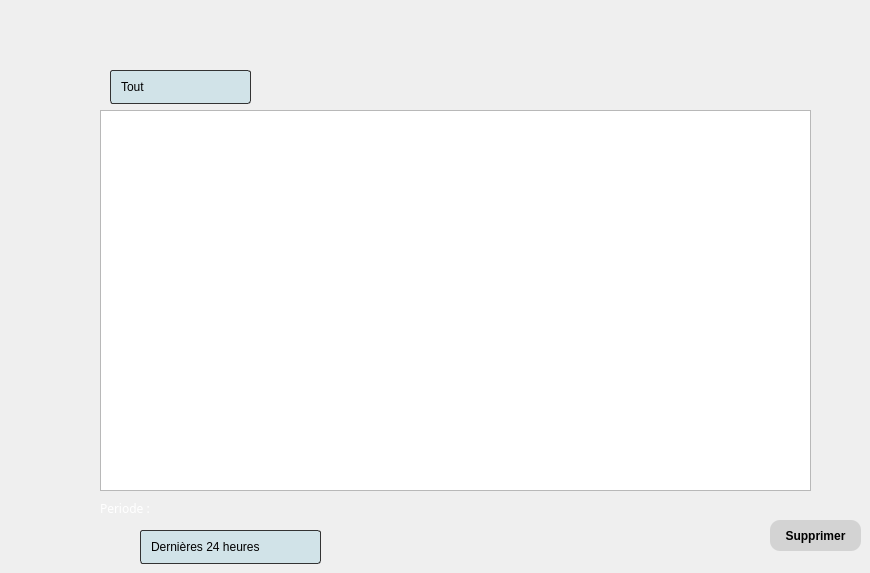
    <widget class="QWidget" name="tab_5">
     <attribute name="title">
      <string>Historique</string>
     </attribute>
     <widget class="QComboBox" name="comboBox">
      <property name="geometry">
       <rect>
        <x>110</x>
        <y>70</y>
        <width>141</width>
        <height>34</height>
       </rect>
      </property>
      <property name="styleSheet">
       <string notr="true">QComboBox { 
	border: 1px solid #333333;
	border-radius: 3px;
	background: qlineargradient(x1:0, y1:0, x2:0, y2:1, stop:0 #D1E3E8, stop:0.35 #D1E3E8, stop:0.52 #D1E3E8, stop:1 #D1E3E8);
	padding: 1px 23px 1px 3px;
	min-width: 6em;
	color: #000000;
	padding-left: 10px;

	font-family: &quot;Consolas&quot;;

	min-height: 30px; 
	min-width: 60px; 
}

QComboBox QAbstractItemView{
	background-color:#666699;
	color: #4f4f4f;
 
	selection-background-color: #4f4f4f;
	selection-color: #666699;
	font-family: &quot;Consolas&quot;;
	font-size: 16px;

	color: white;
}

QComboBox::drop-down {
	subcontrol-origin: padding;
	subcontrol-position: top right;
	width: 20px;
 
	border-top-right-radius: 3px;
	border-bottom-right-radius: 3px;
}

QComboBox::down-arrow {
     image: url(:/dropdown.png);
    width: 16px;
    height: 16px;
}
QComboBox QAbstractItemView::item {
	min-height: 70px;
	min-width: 60px;
}</string>
      </property>
      <item>
       <property name="text">
        <string>Tout</string>
       </property>
      </item>
      <item>
       <property name="text">
        <string>Historique d'ajout</string>
       </property>
      </item>
      <item>
       <property name="text">
        <string>Historique de suppression</string>
       </property>
      </item>
     </widget>
     <widget class="QPushButton" name="pushButton_2">
      <property name="geometry">
       <rect>
        <x>770</x>
        <y>520</y>
        <width>91</width>
        <height>31</height>
       </rect>
      </property>
      <property name="styleSheet">
       <string notr="true">QPushButton{
    background-color: lightgrey;
    color: rgb(0, 0, 0);
    border: rgba(0, 0, 0, .175)solid 3px;
    width: 70%;
    border-radius: 10px;
    box-shadow: 10px inset whitesmoke;
    padding:inherit; 
    font-size: 12px;
    font-family: Arial, Helvetica, sans-serif;
    font-weight:bold;
    text-align: center ;
    line-height: 5ex;  
  
}
QPushButton::hover{background-color:pink;}
QPushButton::pressed{background-color:lime;}
</string>
      </property>
      <property name="text">
       <string>Supprimer</string>
      </property>
     </widget>
     <widget class="QListView" name="listView">
      <property name="geometry">
       <rect>
        <x>100</x>
        <y>110</y>
        <width>711</width>
        <height>381</height>
       </rect>
      </property>
     </widget>
     <widget class="QLabel" name="label_9">
      <property name="geometry">
       <rect>
        <x>100</x>
        <y>500</y>
        <width>101</width>
        <height>16</height>
       </rect>
      </property>
      <property name="font">
       <font>
        <family>Arial Black</family>
        <pointsize>9</pointsize>
        <weight>10</weight>
        <italic>false</italic>
        <bold>false</bold>
       </font>
      </property>
      <property name="styleSheet">
       <string notr="true">color:white;
font: 87 9pt &quot;Arial Black&quot;;</string>
      </property>
      <property name="text">
       <string>Periode :</string>
      </property>
     </widget>
     <widget class="QComboBox" name="comboBox_5">
      <property name="geometry">
       <rect>
        <x>140</x>
        <y>530</y>
        <width>181</width>
        <height>34</height>
       </rect>
      </property>
      <property name="styleSheet">
       <string notr="true">QComboBox { 
	border: 1px solid #333333;
	border-radius: 3px;
	background: qlineargradient(x1:0, y1:0, x2:0, y2:1, stop:0 #D1E3E8, stop:0.35 #D1E3E8, stop:0.52 #D1E3E8, stop:1 #D1E3E8);
	padding: 1px 23px 1px 3px;
	min-width: 6em;
	color: #000000;
	padding-left: 10px;

	font-family: &quot;Consolas&quot;;

	min-height: 30px; 
	min-width: 60px; 
}

QComboBox QAbstractItemView{
	background-color:#666699;
	color: #4f4f4f;
 
	selection-background-color: #4f4f4f;
	selection-color: #666699;
	font-family: &quot;Consolas&quot;;
	font-size: 16px;

	color: white;
}

QComboBox::drop-down {
	subcontrol-origin: padding;
	subcontrol-position: top right;
	width: 20px;
 
	border-top-right-radius: 3px;
	border-bottom-right-radius: 3px;
}

QComboBox::down-arrow {
     image: url(:/dropdown.png);
    width: 16px;
    height: 16px;
}
QComboBox QAbstractItemView::item {
	min-height: 70px;
	min-width: 60px;
}</string>
      </property>
      <item>
       <property name="text">
        <string>Dernières 24 heures</string>
       </property>
      </item>
      <item>
       <property name="text">
        <string>7 derniers jours</string>
       </property>
      </item>
      <item>
       <property name="text">
        <string>4 dernières semaines</string>
       </property>
      </item>
      <item>
       <property name="text">
        <string>Toutes les données</string>
       </property>
      </item>
     </widget>
    </widget>
